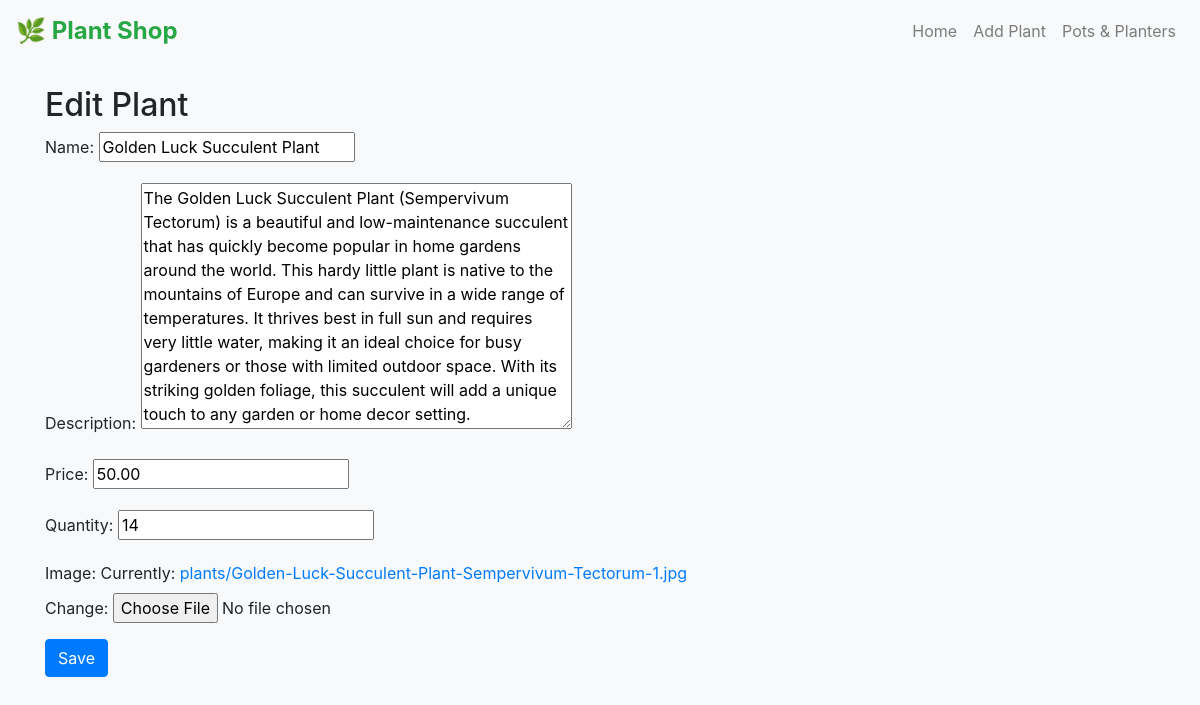
/pots/plant/6/edit/, run on the app's committed database.
### shop/models.py (models this page shows, shortened)
class Plant(models.Model):
    name = models.CharField(max_length=100)
    description = models.TextField()
    price = models.DecimalField(max_digits=6, decimal_places=2)
    quantity = models.PositiveIntegerField()
    image = models.ImageField(upload_to='plants/')

### shop/views.py (the view)
# urls.py: path('plant/<int:pk>/edit/', views.plant_update, name='plant_update'),
def plant_update(request, pk):
    plant = get_object_or_404(Plant, pk=pk)
    if request.method == 'POST':
        form = PlantForm(request.POST, request.FILES, instance=plant)
        if form.is_valid():
            form.save()
            return redirect('plant_list')
    else:
        form = PlantForm(instance=plant)
    return render(request, 'plant_form.html', {'form': form})

### shop/forms.py
class PlantForm(forms.ModelForm):
    class Meta:
        model = Plant
        fields = ['name', 'description', 'price', 'quantity', 'image']

### templates/plant_form.html (shortened to what this page needs)
{% extends 'base.html' %}
{% block content %}
<h2>{% if form.instance.pk %}Edit Plant{% else %}Add New Plant{% endif %}</h2>
<form method="post" enctype="multipart/form-data">
    {{ form.as_p }}
    <button type="submit" class="btn btn-primary">Save</button>
</form>
{% endblock %}

### templates/base.html (style rules this page uses)
body { background-color: #f8f9fa; }

### data on the page
Plant: name "Golden Luck Succulent Plant", description "The Golden Luck Succulent Plant (Sempervivum Tectorum) is a beautiful and low-maintenance succulent that has quickly become popular in home gardens around the world. This hardy little plant is native to the mountains of Europe and can survive in a wide range of temperatures. It thrives best in full sun and requires very little water, making it an ideal choice for busy gardeners or those with limited outdoor space. With its striking golden foliage, this succulent will add a unique touch to any garden or home decor setting.", price "50.00", quantity "14"
